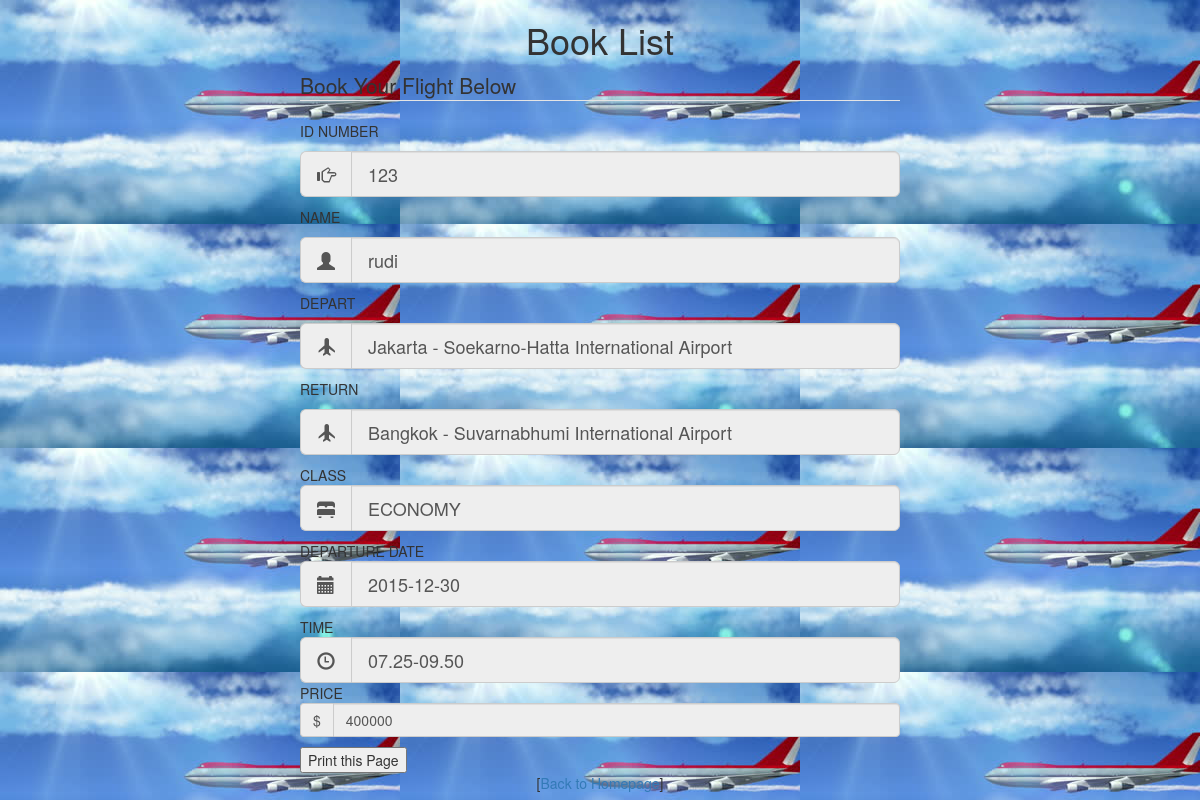
Page /kuitansi.php?id=123 (signed in) on the committed database.
### tables this page shows
CREATE TABLE IF NOT EXISTS `airplane` (
  `ID` int(11) NOT NULL AUTO_INCREMENT,
  `NAME` varchar(120) NOT NULL,
  `DEPART` varchar(150) NOT NULL,
  `RETURN` varchar(150) NOT NULL,
  `CLASS` varchar(120) NOT NULL,
  `DEPARTURE_DATE` date NOT NULL,
  `PRICE` int(30) NOT NULL,
  `ID_JAM` int(30) NOT NULL,
  PRIMARY KEY (`ID`)
);

CREATE TABLE IF NOT EXISTS `depart` (
  `id_airport` int(30) NOT NULL AUTO_INCREMENT,
  `depart` varchar(100) NOT NULL,
  PRIMARY KEY (`id_airport`)
);

CREATE TABLE IF NOT EXISTS `jam` (
  `id` int(55) NOT NULL AUTO_INCREMENT,
  `depart` varchar(88) NOT NULL,
  `arrive` varchar(77) NOT NULL,
  `departure_time` varchar(30) NOT NULL,
  `arrival_time` varchar(33) NOT NULL,
  PRIMARY KEY (`id`)
);

### kuitansi.php (the view, shortened to what this page needs)
<html>
<h1 align="center">Book List</h1>
<?php
$id=$_GET['id'];
?>
<link href="css/bootstrap.css" rel="stylesheet" media="all">
<body background = "stock-footage--animated-intro-with-airplane-flying-over-clouds.jpg">
<fieldset style="width: 50%; margin: auto;">
    <legend>Book Your Flight Below</legend>
    <?php
            $sql=mysql_query("SELECT * FROM airplane WHERE id='$id' ");
            $array3=mysql_fetch_array($sql);
         ?>
    	<p>
            ID NUMBER
            <div class="input-group input-group-lg">
            <span class="input-group-addon" id="sizing-addon1"><span class="glyphicon glyphicon-hand-right" aria-hidden="true"></span></span>
            <input type="int" disabled class="form-control" value="<?php echo $array3['ID']?> "name="id_pemesan"/>
            </div>
        </p>
        <p>
            NAME
            <div class="input-group input-group-lg">
            <span class="input-group-addon" id="sizing-addon1"><span class="glyphicon glyphicon-user" aria-hidden="true"></span></span>
            <input type="text" disabled class="form-control" value="<?php echo $array3['NAME']?> "  name="nama"  />
            </div>
        </p>
        <p>
            DEPART
            <?php
            $sql5=mysql_query("SELECT * FROM depart WHERE id_airport='$array3[DEPART]' ");
            $array5=mysql_fetch_array($sql5);
         ?>
            <div class="input-group input-group-lg">
            <span class="input-group-addon" id="sizing-addon1"><span class="glyphicon glyphicon-plane" aria-hidden="true"></span></span>
            <input type="text" disabled class="form-control" value="<?php echo $array5['depart']?> "  name="depart"  />
            </div>
        </p>
        <p>
            RETURN
            <?php
            $sql6=mysql_query("SELECT * FROM depart WHERE id_airport='$array3[RETURN]' ");
            $array6=mysql_fetch_array($sql6);
         ?>
            <div class="input-group input-group-lg">
            <span class="input-group-addon" id="sizing-addon1"><span class="glyphicon glyphicon-plane" aria-hidden="true"></span></span>
            <input type="text" disabled class="form-control" value="<?php echo $array6['depart']?> "  name="nama"  />
            </div>
        </p>
        	CLASS
            <div class="input-group input-group-lg">
            <span class="input-group-addon" id="sizing-addon1"><span class="glyphicon glyphicon-bed" aria-hidden="true"></span></span>
            <input type="text" disabled class="form-control" value="<?php echo $array3['CLASS']?> "  name="clas"  />
            </div>
        	DEPARTURE DATE
            <div class="input-group input-group-lg">
            <span class="input-group-addon" id="sizing-addon1"><span class="glyphicon glyphicon-calendar" aria-hidden="true"></span></span>
            <input type="text" disabled class="form-control" value="<?php echo $array3['DEPARTURE_DATE']?> "  name="departure_date"  />
            </div>
            <?php
            $sql2=mysql_query("SELECT * FROM jam WHERE id = '$array3[ID_JAM]'");
            $array4=mysql_fetch_array($sql2);
            ?>
            TIME
            <div class="input-group input-group-lg">
            <span class="input-group-addon" id="sizing-addon1"><span class="glyphicon glyphicon-time" aria-hidden="true"></span></span>
            <input type="text" disabled class="form-control" value="<?php echo $array4['departure_time']?>-<?php echo $array4['arrival_time']?> "name="time"  />
            </div>
            PRICE
            <div class="input-group">
           <span class="input-group-addon">$</span>
            <input type="text" disabled class="form-control" value="<?php echo $array3['PRICE']?> "  name="harga"  />
            </div>
        <button onClick="window.print()">Print this Page</button>
</fieldset>
<center>[<a href="index.php">Back to Homepage</a>]</center>
</html>

### rows in the picture
airplane: id_pemesan "123", nama "rudi", clas "ECONOMY", departure_date "2015-12-30", harga "400000"
depart: depart "Jakarta - Soekarno-Hatta International Airport"
depart: nama "Bangkok - Suvarnabhumi International Airport"
jam: time "07.25-09.50"
